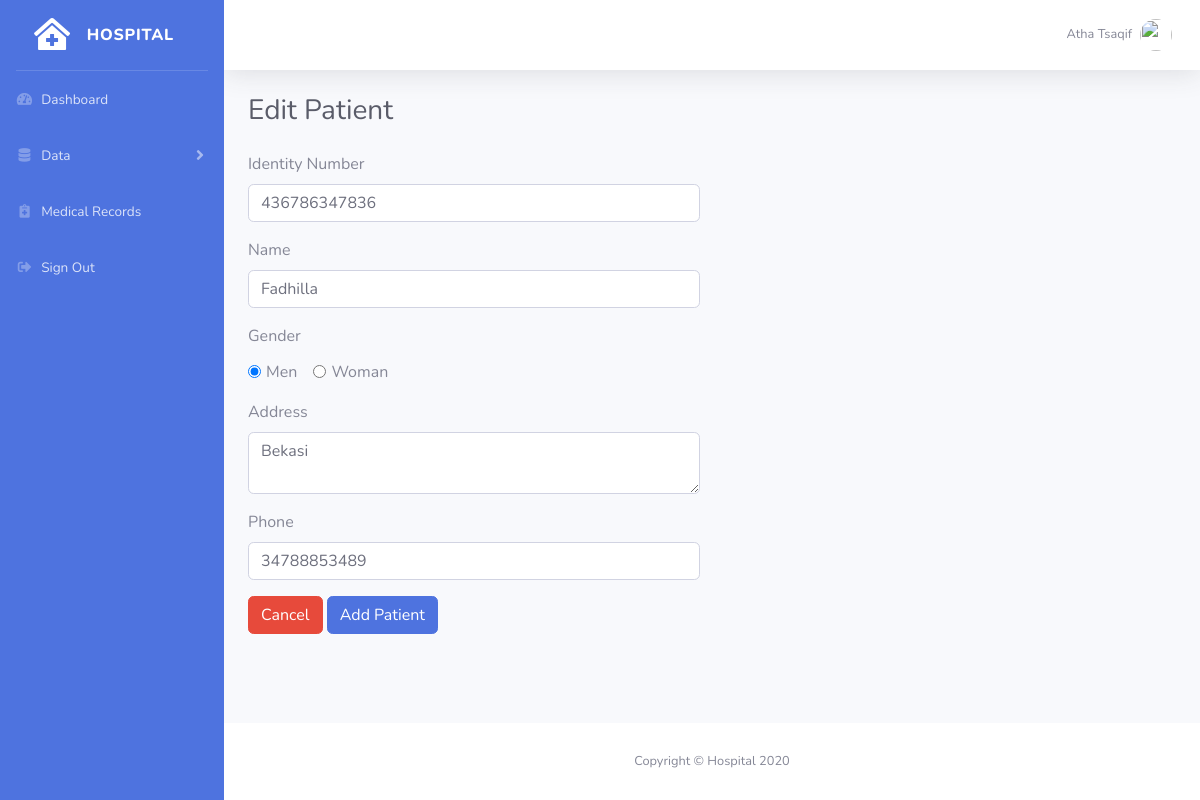
Page /patient/edit.php?id=021e12ff-d13f-40fa-a5a8-2f7633340db6 (signed in) on the committed database.
### tables this page shows
CREATE TABLE `tb_pasien` (
  `id_pasien` varchar(50) NOT NULL,
  `nomor_identitas` varchar(30) NOT NULL,
  `nama_pasien` varchar(80) NOT NULL,
  `jenis_kelamin` enum('L','P') NOT NULL,
  `alamat` text NOT NULL,
  `no_telp` varchar(15) NOT NULL
);

### patient/edit.php (the view, shortened to what this page needs)
<?php
include_once('../_header.php');
?>
<div class="box">
	<h1 class="h3 mb-0 text-gray-800 mb-4">Edit Patient</h1>
	<div class="row">
		<div class="col-lg-6 col-lg-offset-3">
			<?php
			$id = @$_GET['id'];
			$sql_pasien = mysqli_query($con, "SELECT * FROM tb_pasien WHERE id_pasien = '$id'") or die (mysqli_error($con));
			$data = mysqli_fetch_array($sql_pasien);
			?>
			<form action="proses.php" method="post">
				<div class="form-group">
					<label for="identitas">Identity Number</label>
					<input type="number" id="identitas" name="identitas" class="form-control" value="<?= $data['nomor_identitas'] ?>" required autofocus>
				</div>
				<div class="form-group">
					<label for="nama">Name</label>
					<input type="text" id="nama" name="nama" class="form-control" value="<?= $data['nama_pasien'] ?>" required>
				</div>
				<div class="form-group mb-1">
					<label for="">Gender</label>
				</div>
				<div class="form-check form-check-inline">
				  	<input class="form-check-input" type="radio" name="jk" id="jk" value="L" <?= $data['jenis_kelamin'] == "L" ? "checked" : null ?>>
				  	<label class="form-check-label" for="jk">Men</label>
				</div>
				<div class="form-group form-check form-check-inline">
				  	<input class="form-check-input" type="radio" name="jk" id="jk" value="P" <?= $data['jenis_kelamin'] == "P" ? "checked" : null ?>>
				  	<label class="form-check-label" for="jk">Woman</label>
				</div>
				<div class="form-group">
					<label for="alamat">Address</label>
					<textarea id="alamat" name="alamat" class="form-control" required><?= $data['alamat'] ?></textarea>
				</div>
				<div class="form-group">
					<label for="telp">Phone</label>
					<input type="number" id="telp" name="telp" class="form-control" value="<?= $data['no_telp'] ?>" required>
				</div>
				<div class="form-group">
					<a href="data.php" class="btn btn-danger">Cancel</a>
					<input type="submit" name="edit" value="Add Patient" class="btn btn-primary">
				</div>
			</form>
		</div>
	</div>
</div>
<?php include_once('../_footer.php'); ?>

### rows in the picture
tb_pasien: identitas "436786347836", nama "Fadhilla", jenis_kelamin "☑ Men", alamat "Bekasi", telp "34788853489"
